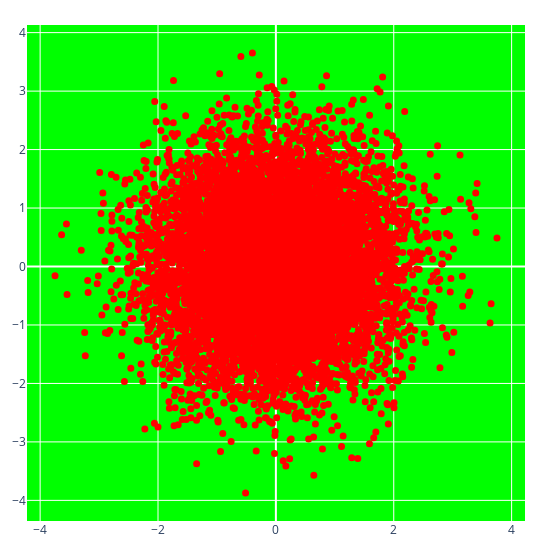

Notebook cell for this chart:
### Code cell
fig4

### Figure 1 — Plotly figure (JSON) as saved in the notebook; plotly's stock layout.template omitted (floating-point values rounded to 4 significant figures; data arrays with more than 128 entries replaced by an {"elided": "..."} marker saying what was removed)
{"data": [{"marker": {"color": "#FF0000", "line": {"color": "#FF0000", "width": 2}, "size": 5}, "mode": "markers", "type": "scatter", "x": {"elided": "10000 float values"}, "y": {"elided": "10000 float values"}}], "layout": {"autosize": false, "height": 550, "margin": {"b": 25, "l": 25, "r": 25, "t": 25}, "paper_bgcolor": "#FFFFFF", "plot_bgcolor": "#00FF00", "width": 550}}
